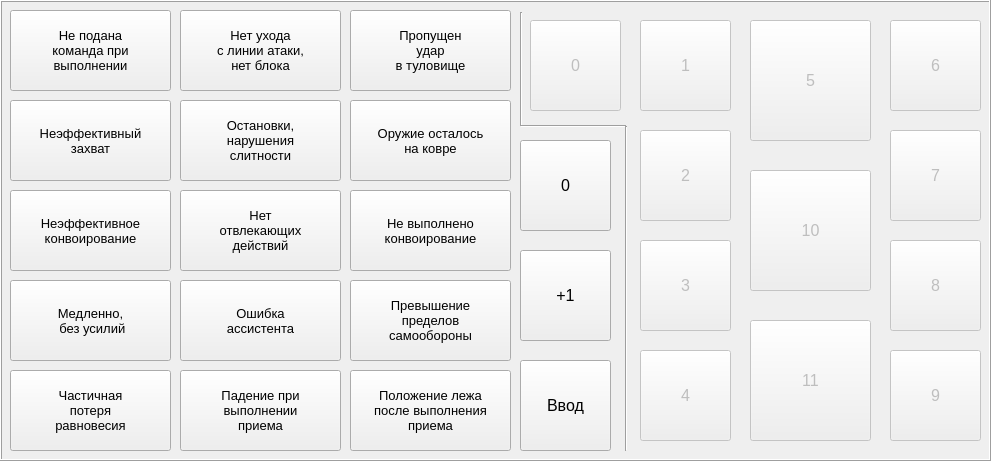
  <widget class="QFrame" name="frame">
   <property name="geometry">
    <rect>
     <x>10</x>
     <y>410</y>
     <width>991</width>
     <height>461</height>
    </rect>
   </property>
   <property name="frameShape">
    <enum>QFrame::Box</enum>
   </property>
   <property name="frameShadow">
    <enum>QFrame::Raised</enum>
   </property>
   <widget class="QPushButton" name="btn_6">
    <property name="enabled">
     <bool>false</bool>
    </property>
    <property name="geometry">
     <rect>
      <x>890</x>
      <y>20</y>
      <width>91</width>
      <height>91</height>
     </rect>
    </property>
    <property name="font">
     <font>
      <pointsize>12</pointsize>
     </font>
    </property>
    <property name="focusPolicy">
     <enum>Qt::NoFocus</enum>
    </property>
    <property name="text">
     <string>6</string>
    </property>
   </widget>
   <widget class="QPushButton" name="btn_5">
    <property name="enabled">
     <bool>false</bool>
    </property>
    <property name="geometry">
     <rect>
      <x>750</x>
      <y>20</y>
      <width>121</width>
      <height>121</height>
     </rect>
    </property>
    <property name="font">
     <font>
      <pointsize>12</pointsize>
     </font>
    </property>
    <property name="focusPolicy">
     <enum>Qt::NoFocus</enum>
    </property>
    <property name="text">
     <string>5</string>
    </property>
   </widget>
   <widget class="QPushButton" name="btn_7">
    <property name="enabled">
     <bool>false</bool>
    </property>
    <property name="geometry">
     <rect>
      <x>890</x>
      <y>130</y>
      <width>91</width>
      <height>91</height>
     </rect>
    </property>
    <property name="font">
     <font>
      <pointsize>12</pointsize>
     </font>
    </property>
    <property name="focusPolicy">
     <enum>Qt::NoFocus</enum>
    </property>
    <property name="text">
     <string>7</string>
    </property>
   </widget>
   <widget class="QPushButton" name="btn_0">
    <property name="enabled">
     <bool>false</bool>
    </property>
    <property name="geometry">
     <rect>
      <x>530</x>
      <y>20</y>
      <width>91</width>
      <height>91</height>
     </rect>
    </property>
    <property name="font">
     <font>
      <pointsize>12</pointsize>
     </font>
    </property>
    <property name="focusPolicy">
     <enum>Qt::NoFocus</enum>
    </property>
    <property name="text">
     <string>0</string>
    </property>
   </widget>
   <widget class="QPushButton" name="btn_8">
    <property name="enabled">
     <bool>false</bool>
    </property>
    <property name="geometry">
     <rect>
      <x>890</x>
      <y>240</y>
      <width>91</width>
      <height>91</height>
     </rect>
    </property>
    <property name="font">
     <font>
      <pointsize>12</pointsize>
     </font>
    </property>
    <property name="focusPolicy">
     <enum>Qt::NoFocus</enum>
    </property>
    <property name="text">
     <string>8</string>
    </property>
   </widget>
   <widget class="QPushButton" name="btn_9">
    <property name="enabled">
     <bool>false</bool>
    </property>
    <property name="geometry">
     <rect>
      <x>890</x>
      <y>350</y>
      <width>91</width>
      <height>91</height>
     </rect>
    </property>
    <property name="font">
     <font>
      <pointsize>12</pointsize>
     </font>
    </property>
    <property name="focusPolicy">
     <enum>Qt::NoFocus</enum>
    </property>
    <property name="text">
     <string>9</string>
    </property>
   </widget>
   <widget class="QPushButton" name="btn_10">
    <property name="enabled">
     <bool>false</bool>
    </property>
    <property name="geometry">
     <rect>
      <x>750</x>
      <y>170</y>
      <width>121</width>
      <height>121</height>
     </rect>
    </property>
    <property name="font">
     <font>
      <pointsize>12</pointsize>
     </font>
    </property>
    <property name="focusPolicy">
     <enum>Qt::NoFocus</enum>
    </property>
    <property name="text">
     <string>10</string>
    </property>
   </widget>
   <widget class="QPushButton" name="btn_1">
    <property name="enabled">
     <bool>false</bool>
    </property>
    <property name="geometry">
     <rect>
      <x>640</x>
      <y>20</y>
      <width>91</width>
      <height>91</height>
     </rect>
    </property>
    <property name="font">
     <font>
      <pointsize>12</pointsize>
     </font>
    </property>
    <property name="focusPolicy">
     <enum>Qt::NoFocus</enum>
    </property>
    <property name="text">
     <string>1</string>
    </property>
   </widget>
   <widget class="QPushButton" name="btn_2">
    <property name="enabled">
     <bool>false</bool>
    </property>
    <property name="geometry">
     <rect>
      <x>640</x>
      <y>130</y>
      <width>91</width>
      <height>91</height>
     </rect>
    </property>
    <property name="font">
     <font>
      <pointsize>12</pointsize>
     </font>
    </property>
    <property name="focusPolicy">
     <enum>Qt::NoFocus</enum>
    </property>
    <property name="text">
     <string>2</string>
    </property>
   </widget>
   <widget class="QPushButton" name="btn_3">
    <property name="enabled">
     <bool>false</bool>
    </property>
    <property name="geometry">
     <rect>
      <x>640</x>
      <y>240</y>
      <width>91</width>
      <height>91</height>
     </rect>
    </property>
    <property name="font">
     <font>
      <pointsize>12</pointsize>
     </font>
    </property>
    <property name="focusPolicy">
     <enum>Qt::NoFocus</enum>
    </property>
    <property name="text">
     <string>3</string>
    </property>
   </widget>
   <widget class="QPushButton" name="btn_4">
    <property name="enabled">
     <bool>false</bool>
    </property>
    <property name="geometry">
     <rect>
      <x>640</x>
      <y>350</y>
      <width>91</width>
      <height>91</height>
     </rect>
    </property>
    <property name="font">
     <font>
      <pointsize>12</pointsize>
     </font>
    </property>
    <property name="focusPolicy">
     <enum>Qt::NoFocus</enum>
    </property>
    <property name="text">
     <string>4</string>
    </property>
   </widget>
   <widget class="QPushButton" name="btnErr1">
    <property name="geometry">
     <rect>
      <x>10</x>
      <y>10</y>
      <width>161</width>
      <height>81</height>
     </rect>
    </property>
    <property name="font">
     <font>
      <pointsize>10</pointsize>
     </font>
    </property>
    <property name="focusPolicy">
     <enum>Qt::NoFocus</enum>
    </property>
    <property name="text">
     <string>Не подана 
команда при
выполнении</string>
    </property>
   </widget>
   <widget class="QPushButton" name="btnErr6">
    <property name="geometry">
     <rect>
      <x>180</x>
      <y>10</y>
      <width>161</width>
      <height>81</height>
     </rect>
    </property>
    <property name="font">
     <font>
      <pointsize>10</pointsize>
     </font>
    </property>
    <property name="focusPolicy">
     <enum>Qt::NoFocus</enum>
    </property>
    <property name="text">
     <string>Нет ухода
с линии атаки,
нет блока</string>
    </property>
   </widget>
   <widget class="QPushButton" name="btnErr11">
    <property name="geometry">
     <rect>
      <x>350</x>
      <y>10</y>
      <width>161</width>
      <height>81</height>
     </rect>
    </property>
    <property name="font">
     <font>
      <pointsize>10</pointsize>
     </font>
    </property>
    <property name="focusPolicy">
     <enum>Qt::NoFocus</enum>
    </property>
    <property name="text">
     <string>Пропущен
удар
в туловище</string>
    </property>
   </widget>
   <widget class="QPushButton" name="btnErr2">
    <property name="geometry">
     <rect>
      <x>10</x>
      <y>100</y>
      <width>161</width>
      <height>81</height>
     </rect>
    </property>
    <property name="font">
     <font>
      <pointsize>10</pointsize>
     </font>
    </property>
    <property name="focusPolicy">
     <enum>Qt::NoFocus</enum>
    </property>
    <property name="text">
     <string>Неэффективный 
захват</string>
    </property>
   </widget>
   <widget class="QPushButton" name="btnErr7">
    <property name="geometry">
     <rect>
      <x>180</x>
      <y>100</y>
      <width>161</width>
      <height>81</height>
     </rect>
    </property>
    <property name="font">
     <font>
      <pointsize>10</pointsize>
     </font>
    </property>
    <property name="focusPolicy">
     <enum>Qt::NoFocus</enum>
    </property>
    <property name="text">
     <string>Остановки,
нарушения
слитности</string>
    </property>
   </widget>
   <widget class="QPushButton" name="btnErr12">
    <property name="geometry">
     <rect>
      <x>350</x>
      <y>100</y>
      <width>161</width>
      <height>81</height>
     </rect>
    </property>
    <property name="font">
     <font>
      <pointsize>10</pointsize>
     </font>
    </property>
    <property name="focusPolicy">
     <enum>Qt::NoFocus</enum>
    </property>
    <property name="text">
     <string>Оружие осталось
на ковре</string>
    </property>
   </widget>
   <widget class="QPushButton" name="btnErr3">
    <property name="geometry">
     <rect>
      <x>10</x>
      <y>190</y>
      <width>161</width>
      <height>81</height>
     </rect>
    </property>
    <property name="font">
     <font>
      <pointsize>10</pointsize>
     </font>
    </property>
    <property name="focusPolicy">
     <enum>Qt::NoFocus</enum>
    </property>
    <property name="text">
     <string>Неэффективное
конвоирование</string>
    </property>
   </widget>
   <widget class="QPushButton" name="btnErr8">
    <property name="geometry">
     <rect>
      <x>180</x>
      <y>190</y>
      <width>161</width>
      <height>81</height>
     </rect>
    </property>
    <property name="font">
     <font>
      <pointsize>10</pointsize>
     </font>
    </property>
    <property name="focusPolicy">
     <enum>Qt::NoFocus</enum>
    </property>
    <property name="text">
     <string>Нет
отвлекающих
действий</string>
    </property>
   </widget>
   <widget class="QPushButton" name="btnErr13">
    <property name="geometry">
     <rect>
      <x>350</x>
      <y>190</y>
      <width>161</width>
      <height>81</height>
     </rect>
    </property>
    <property name="font">
     <font>
      <pointsize>10</pointsize>
     </font>
    </property>
    <property name="focusPolicy">
     <enum>Qt::NoFocus</enum>
    </property>
    <property name="text">
     <string>Не выполнено
конвоирование</string>
    </property>
   </widget>
   <widget class="QPushButton" name="btnErr4">
    <property name="geometry">
     <rect>
      <x>10</x>
      <y>280</y>
      <width>161</width>
      <height>81</height>
     </rect>
    </property>
    <property name="font">
     <font>
      <pointsize>10</pointsize>
     </font>
    </property>
    <property name="focusPolicy">
     <enum>Qt::NoFocus</enum>
    </property>
    <property name="text">
     <string>Медленно,
 без усилий</string>
    </property>
   </widget>
   <widget class="QPushButton" name="btnErr9">
    <property name="geometry">
     <rect>
      <x>180</x>
      <y>280</y>
      <width>161</width>
      <height>81</height>
     </rect>
    </property>
    <property name="font">
     <font>
      <pointsize>10</pointsize>
     </font>
    </property>
    <property name="focusPolicy">
     <enum>Qt::NoFocus</enum>
    </property>
    <property name="text">
     <string>Ошибка 
ассистента</string>
    </property>
   </widget>
   <widget class="QPushButton" name="btnErr14">
    <property name="geometry">
     <rect>
      <x>350</x>
      <y>280</y>
      <width>161</width>
      <height>81</height>
     </rect>
    </property>
    <property name="font">
     <font>
      <pointsize>10</pointsize>
     </font>
    </property>
    <property name="focusPolicy">
     <enum>Qt::NoFocus</enum>
    </property>
    <property name="text">
     <string>Превышение
пределов
самообороны</string>
    </property>
   </widget>
   <widget class="QPushButton" name="btnErr5">
    <property name="geometry">
     <rect>
      <x>10</x>
      <y>370</y>
      <width>161</width>
      <height>81</height>
     </rect>
    </property>
    <property name="font">
     <font>
      <pointsize>10</pointsize>
     </font>
    </property>
    <property name="focusPolicy">
     <enum>Qt::NoFocus</enum>
    </property>
    <property name="text">
     <string>Частичная
потеря
равновесия</string>
    </property>
   </widget>
   <widget class="QPushButton" name="btnErr10">
    <property name="geometry">
     <rect>
      <x>180</x>
      <y>370</y>
      <width>161</width>
      <height>81</height>
     </rect>
    </property>
    <property name="font">
     <font>
      <pointsize>10</pointsize>
     </font>
    </property>
    <property name="focusPolicy">
     <enum>Qt::NoFocus</enum>
    </property>
    <property name="text">
     <string>Падение при 
выполнении
приема</string>
    </property>
   </widget>
   <widget class="QPushButton" name="btnErr15">
    <property name="geometry">
     <rect>
      <x>350</x>
      <y>370</y>
      <width>161</width>
      <height>81</height>
     </rect>
    </property>
    <property name="font">
     <font>
      <pointsize>10</pointsize>
     </font>
    </property>
    <property name="focusPolicy">
     <enum>Qt::NoFocus</enum>
    </property>
    <property name="text">
     <string>Положение лежа
после выполнения
приема</string>
    </property>
   </widget>
   <widget class="QPushButton" name="btnPlusOne">
    <property name="geometry">
     <rect>
      <x>520</x>
      <y>250</y>
      <width>91</width>
      <height>91</height>
     </rect>
    </property>
    <property name="font">
     <font>
      <pointsize>12</pointsize>
     </font>
    </property>
    <property name="focusPolicy">
     <enum>Qt::NoFocus</enum>
    </property>
    <property name="text">
     <string>+1</string>
    </property>
   </widget>
   <widget class="QPushButton" name="btn_11">
    <property name="enabled">
     <bool>false</bool>
    </property>
    <property name="geometry">
     <rect>
      <x>750</x>
      <y>320</y>
      <width>121</width>
      <height>121</height>
     </rect>
    </property>
    <property name="font">
     <font>
      <pointsize>12</pointsize>
     </font>
    </property>
    <property name="focusPolicy">
     <enum>Qt::NoFocus</enum>
    </property>
    <property name="text">
     <string>11</string>
    </property>
   </widget>
   <widget class="QPushButton" name="btnEnter">
    <property name="geometry">
     <rect>
      <x>520</x>
      <y>360</y>
      <width>91</width>
      <height>91</height>
     </rect>
    </property>
    <property name="font">
     <font>
      <pointsize>12</pointsize>
     </font>
    </property>
    <property name="focusPolicy">
     <enum>Qt::NoFocus</enum>
    </property>
    <property name="text">
     <string>Ввод</string>
    </property>
   </widget>
   <widget class="QPushButton" name="btnZero">
    <property name="geometry">
     <rect>
      <x>520</x>
      <y>140</y>
      <width>91</width>
      <height>91</height>
     </rect>
    </property>
    <property name="font">
     <font>
      <pointsize>12</pointsize>
     </font>
    </property>
    <property name="focusPolicy">
     <enum>Qt::NoFocus</enum>
    </property>
    <property name="text">
     <string>0</string>
    </property>
   </widget>
   <widget class="Line" name="line_5">
    <property name="geometry">
     <rect>
      <x>520</x>
      <y>12</y>
      <width>3</width>
      <height>114</height>
     </rect>
    </property>
    <property name="orientation">
     <enum>Qt::Vertical</enum>
    </property>
   </widget>
   <widget class="Line" name="line_6">
    <property name="geometry">
     <rect>
      <x>521</x>
      <y>125</y>
      <width>105</width>
      <height>2</height>
     </rect>
    </property>
    <property name="orientation">
     <enum>Qt::Horizontal</enum>
    </property>
   </widget>
   <widget class="Line" name="line_7">
    <property name="geometry">
     <rect>
      <x>625</x>
      <y>126</y>
      <width>2</width>
      <height>325</height>
     </rect>
    </property>
    <property name="orientation">
     <enum>Qt::Vertical</enum>
    </property>
   </widget>
  </widget>
